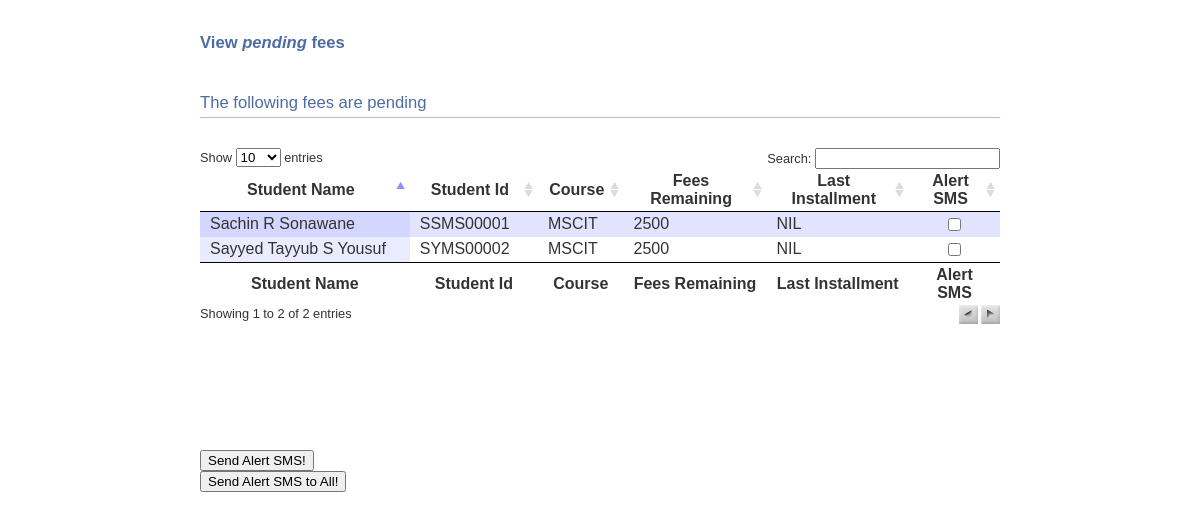
Page /IMS/view_pending_fees.php (signed in) on the earlier database version.
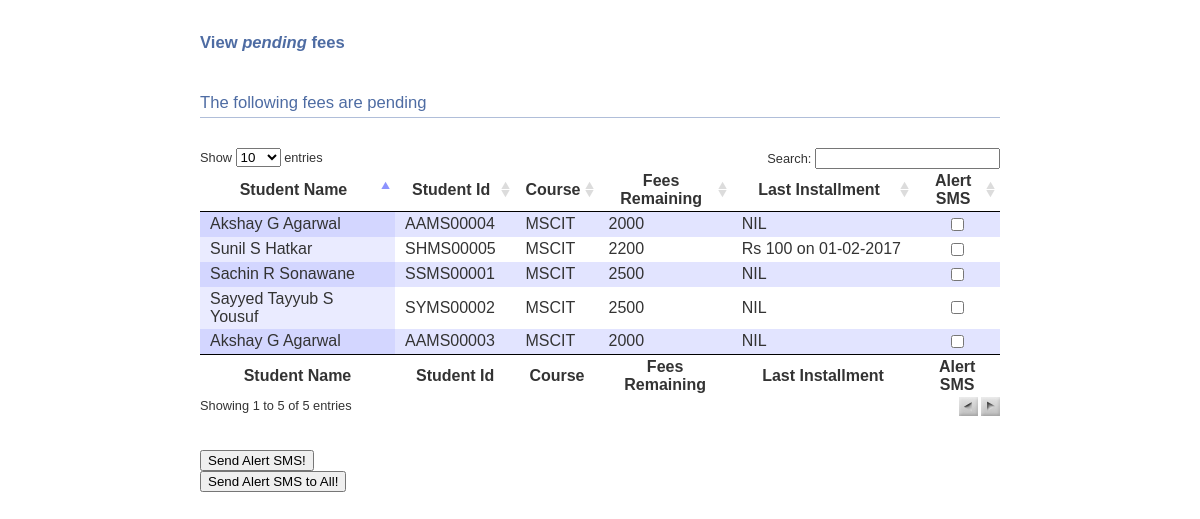
Same page on the later database version.
### tables this page shows
CREATE TABLE `students` (
  `PID` varchar(9) NOT NULL default '',
  `ID` varchar(9) NOT NULL default '',
  `COURSE` text NOT NULL,
  `BATCH` varchar(4) NOT NULL default '0',
  `COURSE_STATUS` text NOT NULL,
  `NAME` text NOT NULL,
  `FNAME` text NOT NULL,
  `MNAME` text NOT NULL,
  `LNAME` text NOT NULL,
  `DOB` varchar(10) NOT NULL default '',
  `GENDER` text NOT NULL,
  `SBI` varchar(11) default NULL,
  `BRANCH` text NOT NULL,
  `ADDRESS1` text NOT NULL,
  `ADDRESS2` text NOT NULL,
  `ADDRESS3` text NOT NULL,
  `PINCODE` varchar(6) NOT NULL default '0',
  `MOBILE` varchar(10) NOT NULL default '',
  `LANDLINE` text,
  `EMAIL` text NOT NULL,
  `MARS` text NOT NULL,
  `QUALIFICATION` text,
  `MEDIUM` text NOT NULL,
  `DISCOUNT` double NOT NULL default '0',
  `DOA` varchar(10) NOT NULL default '',
  `CHILD1` varchar(9) default NULL,
  `CHILD2` varchar(9) default NULL,
  `FEESPAID` int(11) NOT NULL default '0',
  `FEESFLAG` tinyint(4) NOT NULL default '0',
  `LFTIME` bigint(20) NOT NULL default '0',
  `PASSWORD` varchar(8) NOT NULL default '0',
  `TIME` bigint(20) default '1269189791',
  `REMARKS` text NOT NULL,
  `PAYELIG` tinyint(4) NOT NULL default '0',
  `ABSLEVEL` mediumint(9) NOT NULL default '0',
  `LEVEL1` mediumint(9) NOT NULL default '0',
  `LEVEL2` mediumint(9) NOT NULL default '0',
  `LEVEL3` mediumint(9) NOT NULL default '0',
  `LEVEL4` mediumint(9) NOT NULL default '0',
  `LEVEL5` mediumint(9) NOT NULL default '0',
  `LEVEL6` mediumint(9) NOT NULL default '0',
  `LEVEL7` mediumint(9) NOT NULL default '0',
  `LEVEL8` mediumint(9) NOT NULL default '0',
  `LEVEL9` mediumint(9) NOT NULL default '0',
  `LEVEL10` mediumint(9) NOT NULL default '0',
  `LEVEL11` mediumint(9) NOT NULL default '0',
  `LEVEL12` mediumint(9) NOT NULL default '0',
  `LEVEL13` mediumint(9) NOT NULL default '0',
  `LEVEL14` mediumint(9) NOT NULL default '0',
  `LEVEL15` mediumint(9) NOT NULL default '0',
  `LEVEL16` mediumint(9) NOT NULL default '0',
  `LEVEL17` mediumint(9) NOT NULL default '0',
  `LEVEL18` mediumint(9) NOT NULL default '0',
  `LEVEL19` mediumint(9) NOT NULL default '0',
  `LEVEL20` mediumint(9) NOT NULL default '0',
  `TOTPOINTS` mediumint(9) NOT NULL default '0',
  PRIMARY KEY  (`ID`)
);

CREATE TABLE `courses` (
  `NAME` text NOT NULL,
  `ID` char(2) NOT NULL default '',
  `DURATION` text NOT NULL,
  `FEES` int(11) NOT NULL default '0',
  `BATCHES` int(11) NOT NULL default '0',
  `STUDENTS` int(11) NOT NULL default '0',
  `CONTENTS` text,
  `ENQUIRIES` int(11) NOT NULL default '0',
  PRIMARY KEY  (`ID`)
);

CREATE TABLE `fees` (
  `RNO` text NOT NULL,
  `DOP` varchar(10) NOT NULL default '',
  `ITRANSID` mediumint(9) NOT NULL default '0',
  `STUDID` varchar(9) NOT NULL default '',
  `AMOUNT` mediumint(9) NOT NULL default '0',
  `TIME` bigint(20) NOT NULL default '0',
  `REMARKS` text,
  PRIMARY KEY  (`ITRANSID`)
);

### IMS/view_pending_fees.php (the view, shortened to what this page needs)
<!DOCTYPE HTML PUBLIC "-//W3C//DTD HTML 4.0 Transitional//EN">
<html>
<head>
</head>
	<body id="dt_example">
		<div id="container">
			<div class="full_width big">
				View <i>pending</i> fees
			</div>
			<h1>The following fees are pending</h1>
			<div id="demo">
			<form action="view_pending_fees.php" method="post">
<table cellpadding="0" cellspacing="0" border="0" class="display" id="example">
	<thead>
		<tr>
			<th>Student Name</th>
			<th>Student Id</th>
			<th>Course</th>
			<th>Fees Remaining</th>
			<th>Last Installment</th>
			<th>Alert SMS</th>
		</tr>
	</thead>
	<tbody>
		<?php
		$query="SELECT ID,NAME,COURSE,FEESPAID,LFTIME,MOBILE,FNAME,DISCOUNT FROM students WHERE FEESFLAG='0'";
		$results=mysql_query($query);
		while(list($studid,$name,$course,$feespaid,$lftime,$mobile,$fname,$discount)=mysql_fetch_row($results))
		{
			$query="SELECT FEES FROM courses WHERE NAME='$course'";
			$results2=mysql_query($query);
			list($fees)=mysql_fetch_row($results2);
				$query="SELECT AMOUNT,DOP FROM fees WHERE STUDID='$studid' AND TIME='$lftime'";
				$results3=mysql_query($query);
				list($amount,$dop)=mysql_fetch_row($results3);
				$remaining=$fees-$discount-$feespaid;
				$ure2 = "http://smscgateway.com/messageapi.asp?username=sunnycomputers&password=tamanna&sender=SUNNYCOM&mobile=".$mobile."&message=Dear%20".$fname.",%20Your%20payment%20of%20Rs%20".$remaining."%20towards%20".$course."%20course%20is%20pending.Kindly%20pay%20soon%20to%20start%20enjoying%20referral%20benefits";
				if($lftime>0)
				{
				$lftime=date("d-m-Y, g:i a", $lftime);
				$last="Rs ".$amount." on ".$dop;
				}
				else
				{
					$last="NIL";
				}
				echo "<tr>";
					echo "<td>$name</td>";
					echo "<td>$studid</td>";
					echo "<td>$course</td>";
					echo "<td>$remaining</td>";
					echo "<td>$last</td>";
					echo "<td class='center'><input type='checkbox' name='alertto[]' value='$ure2'/></td>";
				echo "</tr>";
		}
		?>
	</tbody>
	<tfoot>
		<tr>
			<th>Student Name</th>
			<th>Student Id</th>
			<th>Course</th>
			<th>Fees Remaining</th>
			<th>Last Installment</th>
			<th>Alert SMS</th>
		</tr>
	</tfoot>
</table>
<input type="submit" name="submit" value="Send Alert SMS!">
	<br>
		<input type="submit" name="submit2" value="Send Alert SMS to All!"/>
</form>
			</div>
			<div class="spacer"></div>
</div>
	</body>
</html>

### IMS/media/css/demo_page.css (style rules this page uses)
#dt_example { font: 80%/1.45em "Lucida Grande", Verdana, Arial, Helvetica, sans-serif; margin: 0; padding: 0; color: #333; background-color: #fff; }
#dt_example #container { width: 800px; margin: 30px auto; padding: 0; }
#dt_example #demo { margin: 30px auto 0 auto; }
#dt_example .big { font-size: 1.3em; font-weight: bold; line-height: 1.6em; color: #4E6CA3; }
#dt_example .spacer { height: 20px; clear: both; }
#dt_example h1 { margin-top: 2em; font-size: 1.3em; font-weight: normal; line-height: 1.6em; color: #4E6CA3; border-bottom: 1px solid #B0BED9; clear: both; }

### IMS/media/css/demo_table.css (style rules this page uses)
table.display { margin: 0 auto; width: 100%; clear: both; }
table.display thead th { padding: 3px 18px 3px 10px; border-bottom: 1px solid black; font-weight: bold; cursor: pointer; * cursor: hand; }
table.display tfoot th { padding: 3px 10px; border-top: 1px solid black; font-weight: bold; }
table.display td { padding: 3px 10px; }
table.display td.center { text-align: center; }
.sorting_asc { background: url('../images/sort_asc.png') no-repeat center right; }
.sorting { background: url('../images/sort_both.png') no-repeat center right; }
tr.odd { background-color: #E2E4FF; }
tr.even { background-color: white; }
tr.odd td.sorting_1 { background-color: #D3D6FF; }
tr.even td.sorting_1 { background-color: #EAEBFF; }

Differences in the rows shown:
added students: NAME "Akshay G Agarwal", ID "AAMS00003", COURSE "MSCIT", remaining "2000", LFTIME "NIL"
added students: NAME "Akshay G Agarwal", ID "AAMS00004", COURSE "MSCIT", remaining "2000", LFTIME "NIL"
added students: NAME "Sunil S Hatkar", ID "SHMS00005", COURSE "MSCIT", remaining "2200", fees.AMOUNT+DOP "Rs 100 on 01-02-2017"
Other differences:
text written by a page script: "Show entries Search: Showing 1 to 2 of 2 entries" → "Show entries Search: Showing 1 to 5 of 5 entries"
